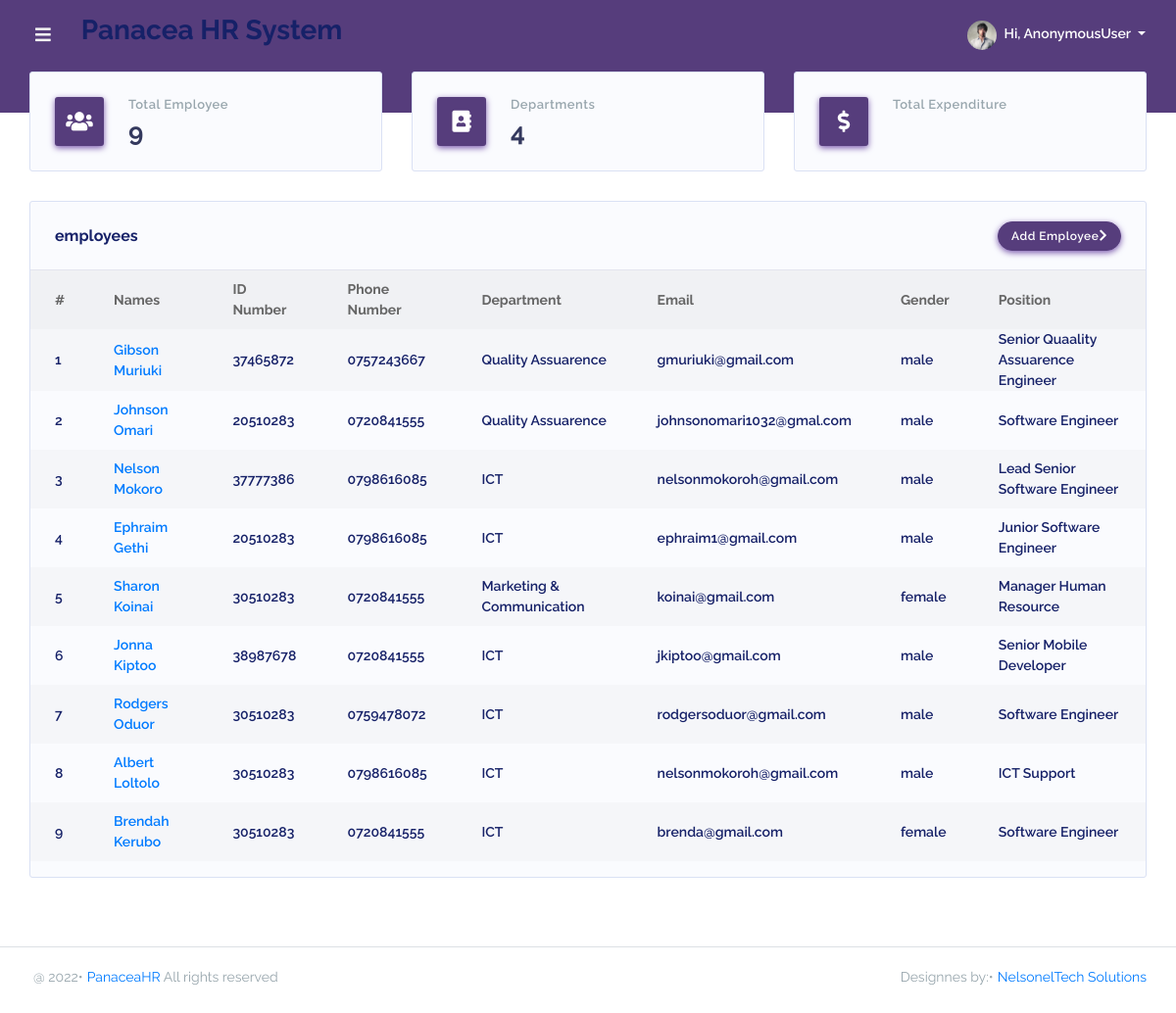
Page /dashboard/ on the earlier database version.
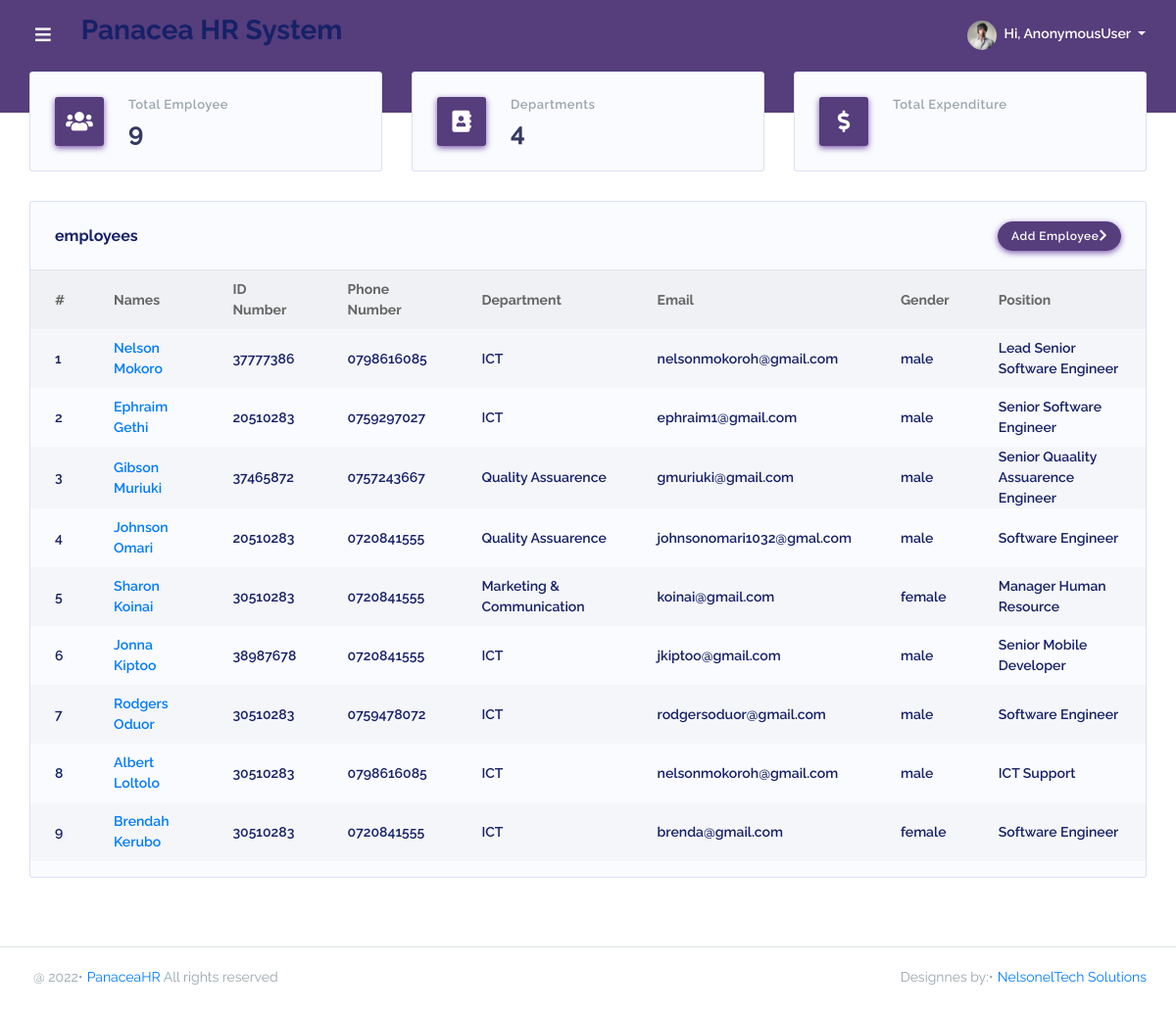
Same page on the later database version.
### PanaceaApp/models.py (models this page shows, shortened)
class Employee(models.Model):
    GENDER = (('male', 'MALE'), ('female', 'FEMALE'), ('other', 'OTHER'))
    fullname = models.CharField(max_length=255, blank=True, null=True)
    dateofbirth = models.DateField(blank=True, null=True)
    gender = models.CharField(choices=GENDER, max_length=10, blank=True, null=True)
    department = models.ForeignKey(Department, on_delete=models.SET_NULL, null=True)
    position = models.CharField(max_length=50, blank=True, null=True)
    email = models.EmailField(blank=True, null=True)
    idnumber = models.CharField(max_length=20, blank=True, null=True)
    telephone = models.CharField(max_length=20, blank=True, null=True)
    idphoto = models.ImageField(upload_to='static/media', blank=True, null=True)
    nssfphoto = models.ImageField(upload_to='static/media', blank=True, null=True)
    nhifphoto = models.ImageField(upload_to='static/media', blank=True, null=True)
    updated = models.DateTimeField(auto_now=True, null=True)
    created = models.DateTimeField(auto_now_add=True, null=True)
    class Meta:
        ordering = ['-updated', '-created']

class Department(models.Model):
    name = models.CharField(max_length=70, null=False, blank=False)
    history = models.TextField(max_length=1000, null=True, blank=True, default='No History')

### PanaceaApp/views.py (the view)
# urls.py: path('', views.home, name='home'),
def home(request):
    employees = Employee.objects.all()
    departments = Department.objects.all()
    salarys = Sallary.objects.all()
    context = {'employees': employees,
               'departments': departments, 'salarys': salarys}
    return render(request, 'PanaceaApp/home.html', context)

### PanaceaApp/templates/PanaceaApp/home.html (shortened to what the changed rows need)
{% extends 'main.html' %}
{% block content %}
{% load static %}
<div class="main-content">
    <section class="section">
        <div class="row row-deck">
            <div class="col-12">
                <div class="card">
                    <div class="card-body p-0">
                        <div class="table-responsive table-invoice">
                            <table class="table table-striped" id="table-1">
                                <thead>
                                    <tr>
                                        <th>#</th>
                                        <th>Names</th>
                                        <th>ID Number</th>
                                        <th>Phone Number</th>
                                        <th>Department</th>
                                        <th>Email</th>
                                        <th>Gender</th>
                                        <th>Position</th>
                                    </tr>
                                </thead>
                                <tbody>
                                    {% for employee in employees %}
                                    <tr>
                                        <td class="font-weight-600">{{forloop.counter}}</td>
                                        <td class="font-weight-600"><a class="font-weight-600"
                                                href="{% url 'employeeDetail' employee.id %}">{{employee.fullname}}</a>
                                        </td>
                                        <td class="font-weight-600">{{employee.idnumber}}</td>
                                        <td class="font-weight-600">{{employee.telephone}}</td>
                                        <td class="font-weight-600">{{employee.department.name}}</td>
                                        <td class="font-weight-600">{{employee.email}}</td>
                                        <td class="font-weight-600">{{employee.gender}}</td>
                                        <td class="font-weight-600">{{employee.position}}</td>
                                    </tr>
                                    {% endfor %}
                                </tbody>
                            </table>
                        </div>
                    </div>
                </div>
            </div>
        </div>
    </section>
</div>
{% endblock %}

Differences in the rows shown:
changed Employee "Nelson Mokoro": moves up the list
changed Employee "Ephraim Gethi": telephone "0798616085" → "0759297027"; position "Junior Software Engineer" → "Senior Software Engineer"; moves up the list
